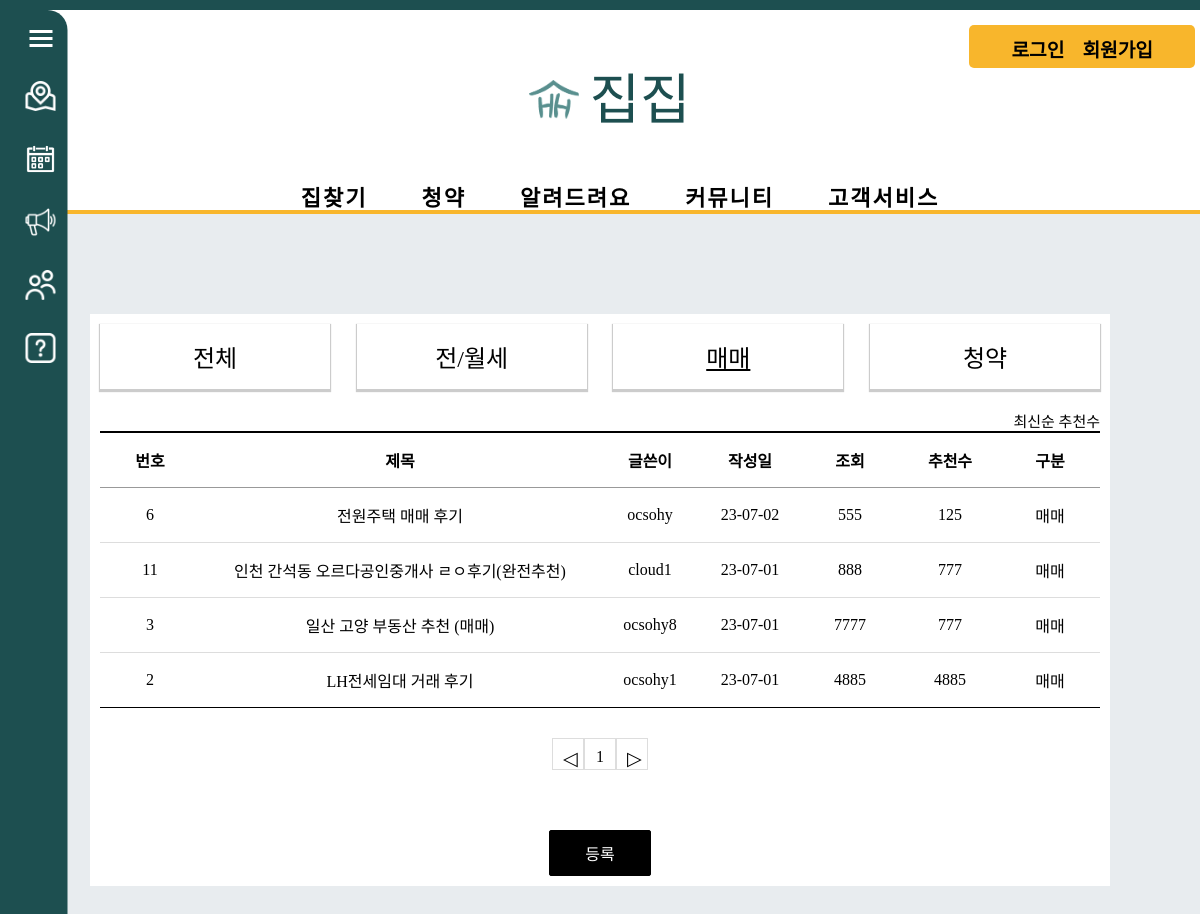
The page /review/review_mama/ on the database as committed earlier.
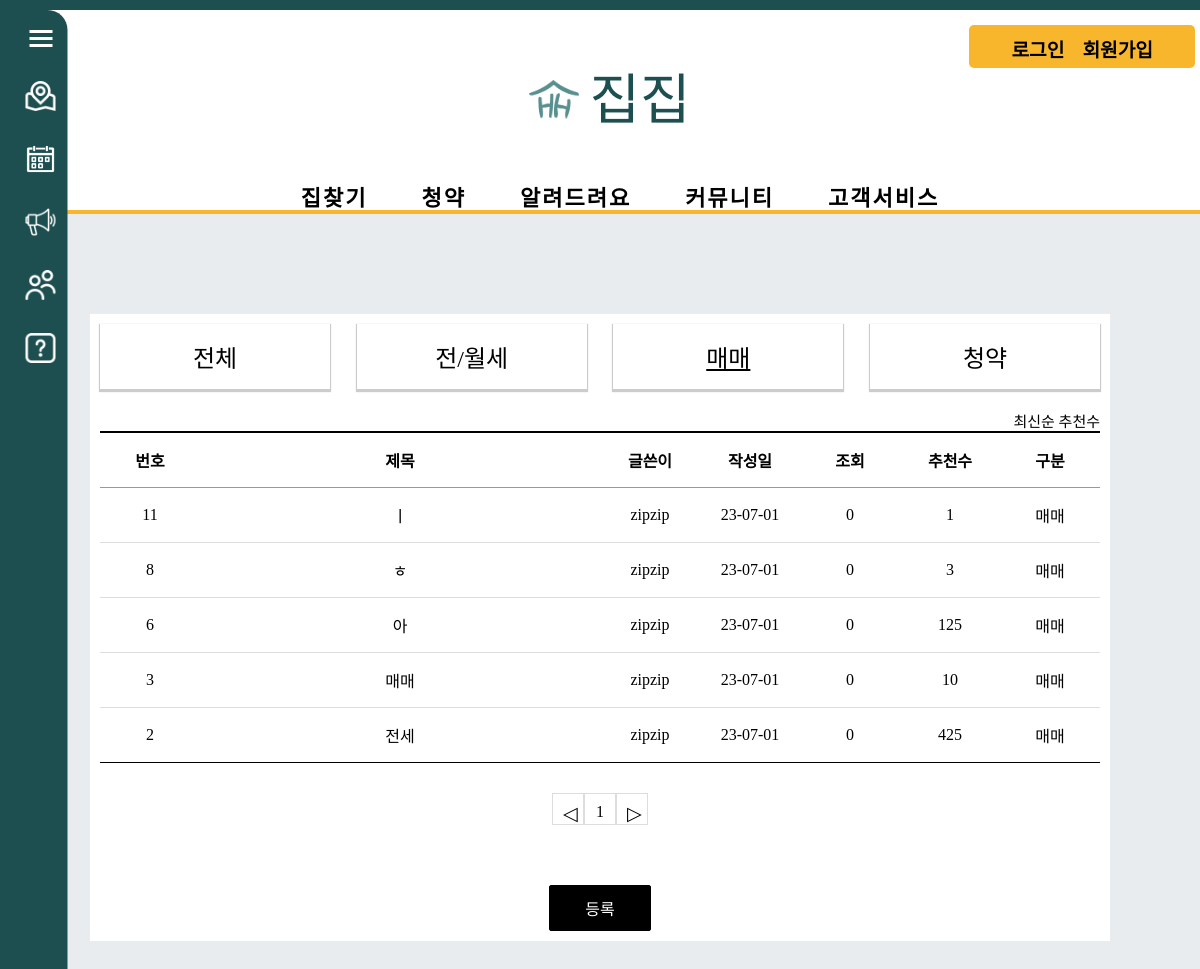
The same page on the database as committed later.
### review/models.py (models this page shows, shortened)
class Review_Board(models.Model):
    r_title = models.CharField(max_length=100)
    r_content = models.TextField()
    user = models.ForeignKey(User, on_delete=models.CASCADE)
    r_regdate = models.DateTimeField()
    r_modifydate = models.DateTimeField(null=True, blank=True)
    r_type = models.CharField(max_length=10) # 리뷰 게시판 타입
    r_hit = models.IntegerField(default=0)
    r_recommend = models.IntegerField(default=0)

### review/views.py (the view)
# urls.py: path('review_mama/', views.review_list_mama, name='review_mama'), # 거래후기매매
def review_list_mama(request):
    question_list = Review_Board.objects.filter(r_type='매매').order_by('-r_regdate')
    page = request.GET.get('page', '1')
    paginator = Paginator(question_list, 10)
    text = paginator.get_page(page)
    context = {'question_list': text}
    return render(request, 'review/review_list_mama.html', context)

### templates/review/review_list_mama.html (shortened to what this page needs)
<!DOCTYPE html>
<html lang="en">
{% load static %}
<head>
    <link rel="stylesheet" href="{% static 'css/review/css/css.css' %}">
</head>
<body>
{% include 'poll/sidebar.html' %}
{% include 'poll/header.html' %}
    <div class="board_wrap">
        <div class="board_list_wrap">
            <div class="category_wrap">
                <ul>
                    <li><a href="{% url 'review:review_main' %}">전체</a></li>
                    <li><a href="{% url 'review:review_jan' %}" >전/월세</a></li>
                    <li><a href="{% url 'review:review_mama' %}" class="active">매매</a></li>
                    <li><a href="{% url 'review:review_subscription' %}" >청약</a></li>
                </ul>
            </div>
            <div class="board_title_takes">
                <a href="{% url 'review:review_mama' %}">최신순</a>
                <a href="{% url 'review:review_mama_recommend' %}">추천수</a>
            </div>
            <div class="board_list">
                <div class="top">
                    <div class="num">번호</div>
                    <div class="title">제목</div>
                    <div class="writer">글쓴이</div>
                    <div class="date">작성일</div>
                    <div class="count">조회</div>
                    <div class="count">추천수</div>
                    <div class="division">구분</div>
                </div>
                {% for question in question_list %}
                <div>
                    <div class="num">{{ question.id }}</div>
                    <div class="title"><a href="{% url 'review:review_detail' question.id %}">{{ question.r_title }}</a></div>
                    <div class="writer">{{ question.user }}</div>
                    <div class="date">{{ question.r_regdate|date:"y-m-d" }}</div>
                    <div class="count">{{ question.r_hit }}</div>
                    <div class="count">{{ question.r_recommend }}</div>
                    <div class="division">{{question.r_type}}</div>
                </div>
                {% endfor %}
            </div>
            <ul class="board_page">
                {% if question_list.has_previous %}
                <li class="bt first">
                    <a class="bt prev" href="?page={{ question_list.previous_page_number }}">◀</a>
                </li>
                {% else %}
                <li class="page-item disabled">
                    <a class="bt prev">◁</a>
                </li>
                {% endif %}
                {% for page_number in question_list.paginator.page_range %}
                {% if question_list.number == page_number %}
                <li class="page-item active">
                    <a class="num">{{ page_number }}</a>
                </li>
                {% else %}
                <li class="page-item">
                    <a class="num" href="?page={{ page_number }}">{{ page_number }}</a>
                </li>
                {% endif %}
                {% endfor %}
                {% if question_list.has_next %}
                <li class="page-item">
                    <a class="bt last" href="?page={{ question_list.next_page_number }}">▶</a>
                </li>
                {% else %}
                <li class="page-item disabled">
                    <a class="bt last">▷</a>
                </li>
                {% endif %}
            </ul>
            <div class="bt_wrap">
                <a href="#" class="on">등록</a>
            </div>
        </div>
    </div>
</body>
</html>

Rows that differ between the two databases and show on the page:
changed Review_Board id 11: r_title "인천 간석동 오르다공인중개사 ㄹㅇ후기(완전추천)" → "ㅣ"; user "cloud1" → "zipzip"; r_hit "888" → "0"; r_recommend "777" → "1"; moves up the list
now on this page (row edited): Review_Board: id "8", r_title "ㅎ", user "zipzip", r_regdate "23-07-01", r_hit "0", r_recommend "3", r_type "매매"
changed Review_Board id 6: r_title "전원주택 매매 후기" → "아"; user "ocsohy" → "zipzip"; r_regdate "23-07-02" → "23-07-01"; r_hit "555" → "0"
changed Review_Board id 3: r_title "일산 고양 부동산 추천 (매매)" → "매매"; user "ocsohy8" → "zipzip"; r_hit "7777" → "0"; r_recommend "777" → "10"
changed Review_Board id 2: r_title "LH전세임대 거래 후기" → "전세"; user "ocsohy1" → "zipzip"; r_hit "4885" → "0"; r_recommend "4885" → "425"
